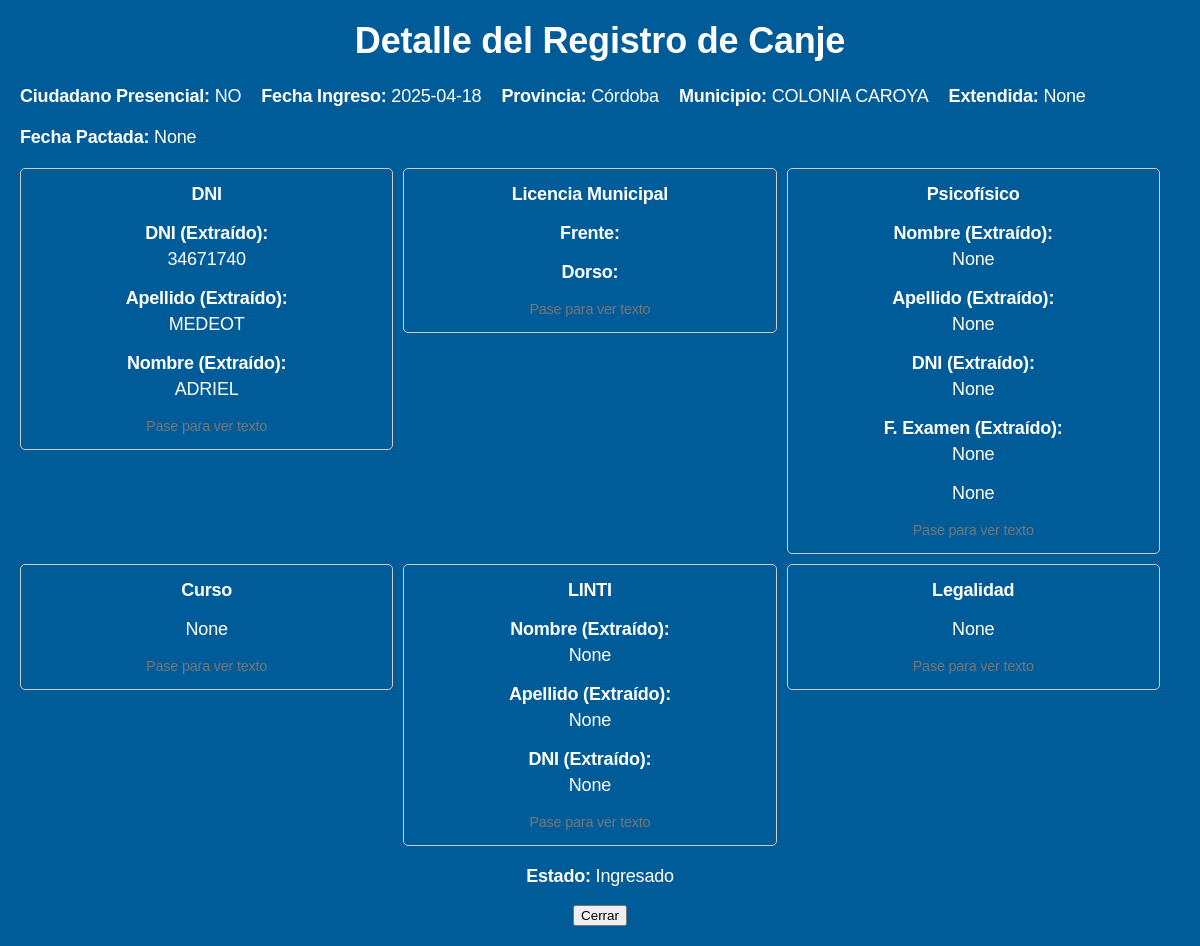
The app's page /canje/detalle/25 with its own data.
### canje/canje_modelos.py (models this page shows, shortened)
class Canje(db.Model):
    __tablename__ = 'DatosDeCanje'
    id = db.Column(db.Integer, primary_key=True, autoincrement=True)
    codigo_transaccion = db.Column(db.String(50), unique=True, nullable=False)
    fecha_hora = db.Column(db.TIMESTAMP, default=db.func.current_timestamp())
    ciudadano_presente = db.Column(db.Boolean)
    provincia_id = db.Column(db.Integer, db.ForeignKey('provincias.id'), nullable=False)
    municipio_id = db.Column(db.Integer, db.ForeignKey('municipios.id'), nullable=False)
    nombre_ciudadano = db.Column(db.String(100))
    apellido_ciudadano = db.Column(db.String(100))
    documento_frente_dni = db.Column(db.String(255))
    documento_dorso_dni = db.Column(db.String(255))
    documento_licencia_municipal_frente = db.Column(db.String(255))
    documento_licencia_municipal_dorso = db.Column(db.String(255))
    documento_psicofisico = db.Column(db.String(255))
    documento_certificado_curso = db.Column(db.String(255))
    documento_licencia_linti = db.Column(db.String(255))
    documento_certificado_legalidad = db.Column(db.String(255))
    datos_dni_dorso = db.Column(db.JSON)
    provincia = db.relationship('Provincia', back_populates='canjes')
    municipio = db.relationship('Municipio', back_populates='canjes')

class Provincia(db.Model):
    __tablename__ = 'provincias'
    id = db.Column(db.Integer, primary_key=True, autoincrement=True)
    nombre = db.Column(db.String(100), unique=True, nullable=False)
    municipios = db.relationship('Municipio', back_populates='provincia', lazy=True)
    canjes = db.relationship('Canje', back_populates='provincia', lazy=True)

class Municipio(db.Model):
    __tablename__ = 'municipios'
    id = db.Column(db.Integer, primary_key=True, autoincrement=True)
    nombre = db.Column(db.String(100), nullable=False)
    provincia_id = db.Column(db.Integer, db.ForeignKey('provincias.id'), nullable=False)
    provincia = db.relationship('Provincia', back_populates='municipios')
    canjes = db.relationship('Canje', back_populates='municipio', lazy=True)

### canje/canje_app.py (the view)
@canje_bp.route('/detalle/<int:id>')
def ver_detalle(id):
    conn = get_db()
    cursor = conn.cursor()
    query = """
        SELECT
            dc.*,
            p.nombre AS nombre_provincia,
            m.nombre AS nombre_municipio
        FROM
            DatosDeCanje dc
        LEFT JOIN
            provincias p ON dc.provincia_id = p.id
        LEFT JOIN
            municipios m ON dc.municipio_id = m.id
        WHERE dc.id = ?
    """
    cursor.execute(query, (id,))
    registro = cursor.fetchone()
    close_db(conn)
    if registro:
        return render_template('detalle_canje.html', registro=dict(registro))
    else:
        return "Registro no encontrado", 404

### canje/adm_db.py (called while the page is built)
def get_db():
    conn = sqlite3.connect(DATABASE)
    conn.row_factory = sqlite3.Row  # Para acceder a las columnas por nombre
    return conn

### templates/detalle_canje.html (shortened to what this page needs)
<head>
    <link rel="stylesheet" type="text/css" href="{{ url_for('static', filename='css/canje.css') }}">
    <link rel="stylesheet" type="text/css" href="{{ url_for('static', filename='css/detalle_ver.css') }}">
    <link rel="stylesheet" href="https://cdn.jsdelivr.net/npm/sweetalert2@11.11.9/dist/sweetalert2.min.css">
</head>
{% block content %}
    <h1>Detalle del Registro de Canje</h1>
    {% if registro %}
        <div style="display: flex; flex-direction: row; gap: 20px; margin-bottom: 20px;">
            <div><strong>Ciudadano Presencial:</strong> {{ registro.ciudadano_presencial }}</div>
            <div><strong>Fecha Ingreso:</strong> {{ registro.fecha_ingreso }}</div>
            <div><strong>Provincia:</strong> {{ registro.nombre_provincia }}</div>
            <div><strong>Municipio:</strong> {{ registro.nombre_municipio }}</div>
            <div><strong>Extendida:</strong> {{ registro.solicita_licencia_extendida }}</div>
        </div>
        <div style="display: flex; flex-direction: row; gap: 20px; margin-bottom: 20px;">
            <div><strong>Fecha Pactada:</strong> {{ registro.fecha_no_presencial }}</div>
        </div>
        <div class="document-buttons-container">
            <div class="document-box-container">
                <div class="document-box">
                    <strong>DNI</strong>
                    <p><strong>DNI (Extraído):</strong> {{ registro.dni }}</p>
                    <p><strong>Apellido (Extraído):</strong> {{ registro.apellido }}</p>
                    <p><strong>Nombre (Extraído):</strong> {{ registro.nombre }}</p>
                    <div class="document-legend">Pase para ver texto</div>
                </div>
            </div>
            <div class="document-box-container">
                <div class="document-box">
                    <strong>Licencia Municipal</strong>
                    <p><strong>Frente:</strong> {{ registro.licencia_municipal_frente_data }}</p>
                    <p><strong>Dorso:</strong> {{ registro.licencia_municipal_dorso_data }}</p>
                    <div class="document-legend">Pase para ver texto</div>
                </div>
            </div>
            <div class="document-box-container">
                <div class="document-box">
                    <strong>Psicofísico</strong>
                    <p><strong>Nombre (Extraído):</strong> {{ registro.psicofisico_nombre }}</p>
                    <p><strong>Apellido (Extraído):</strong> {{ registro.psicofisico_apellido }}</p>
                    <p><strong>DNI (Extraído):</strong> {{ registro.psicofisico_dni }}</p>
                    <p><strong>F. Examen (Extraído):</strong> {{ registro.psicofisico_f_examen }}</p>
                    <p>{{ registro.psicofisico_imagen }}</p>
                    <div class="document-legend">Pase para ver texto</div>
                </div>
            </div>
            <div class="document-box-container">
                <div class="document-box">
                    <strong>Curso</strong>
                    <p>{{ registro.curso_imagen }}</p>
                    <div class="document-legend">Pase para ver texto</div>
                </div>
            </div>
            <div class="document-box-container">
                <div class="document-box">
                    <strong>LINTI</strong>
                    <p><strong>Nombre (Extraído):</strong> {{ registro.linti_nombre }}</p>
                    <p><strong>Apellido (Extraído):</strong> {{ registro.linti_apellido }}</p>
                    <p><strong>DNI (Extraído):</strong> {{ registro.linti_dni }}</p>
                    <div class="document-legend">Pase para ver texto</div>
                </div>
            </div>
            <div class="document-box-container">
                <div class="document-box">
                    <strong>Legalidad</strong>
                    <p>{{ registro.legalidad_imagen }}</p>
                    <div class="document-legend">Pase para ver texto</div>
                </div>
            </div>
        </div>
        <div style="margin-top: 20px;">
            <p><strong>Estado:</strong> {{ registro.estado }}</p>
            <button onclick="window.close()">Cerrar</button>
        </div>
    {% else %}
        <p>Registro no encontrado.</p>
    {% endif %}
{% endblock %}

### static/css/detalle_ver.css (style rules this page uses)
.document-buttons-container { display: flex; flex-direction: row; flex-wrap: wrap; gap: 10px; margin-bottom: 20px; }
.document-box { border: 1px solid #ccc; padding: 10px; width: calc(33.33% - 10px - (20px / 3)); min-width: 150px; box-sizing: border-box; text-align: left; }
.document-box strong { display: block; margin-bottom: 5px; }
.document-box-container { display: flex; flex-direction: column; align-items: center; position: relative; flex-basis: calc(33.33% - 40px / 3); }
.document-box { border: 1px solid #ccc; padding: 15px; border-radius: 5px; text-align: center; min-width: 200px; cursor: help; width: 100%; }
.document-legend { margin-top: 5px; font-size: 0.8em; color: #777; }

### records on screen
Canje: ciudadano_presencial "NO", fecha_ingreso "2025-04-18", dni "34671740", apellido "MEDEOT", nombre "ADRIEL", estado "Ingresado"
Provincia: nombre_provincia "Córdoba"
Municipio: nombre_municipio "COLONIA CAROYA"

### other values on screen
{{ registro.solicita_licencia_extendida }} "None"
{{ registro.fecha_no_presencial }} "None"
{{ registro.psicofisico_nombre }} "None"
{{ registro.psicofisico_apellido }} "None"
{{ registro.psicofisico_dni }} "None"
{{ registro.psicofisico_f_examen }} "None"
{{ registro.psicofisico_imagen }} "None"
{{ registro.curso_imagen }} "None"
{{ registro.linti_nombre }} "None"
{{ registro.linti_apellido }} "None"
{{ registro.linti_dni }} "None"
{{ registro.legalidad_imagen }} "None"
